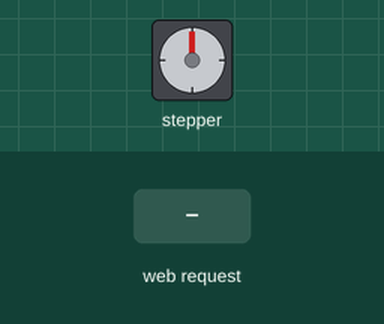
Simulated run of this sketch. Board: ESP8266 (NodeMCU). Parts: stepper motor. Inputs (shaded band) come from the test bench. WiFi joins after 1.5 s; servers stay silent unless stated; stepper angles assume 2048 steps per turn; what the sketch prints to the serial monitor is not drawn.

Above: at 2.7 s.
2.8 s: HTTP request GET /move?degrees=120 received
At 5.6 s:
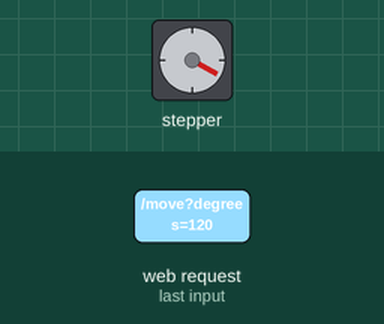
5.8 s: HTTP request GET /move?degrees=1 received
At 6.8 s:
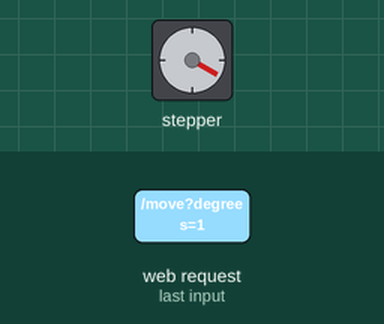
7.3 s: HTTP request GET /zero received
8.8 s: HTTP request GET /setpos?position=1 received
10.3 s: HTTP request GET /move?degrees=120&position=120 received
At 13.1 s:
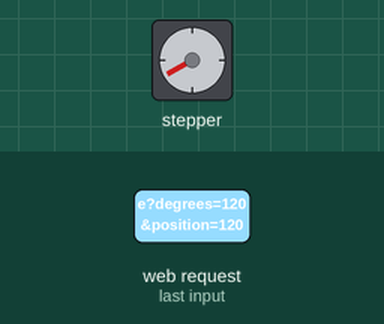
13.3 s: HTTP request GET /move?degrees=120 received
At 14.06 s:
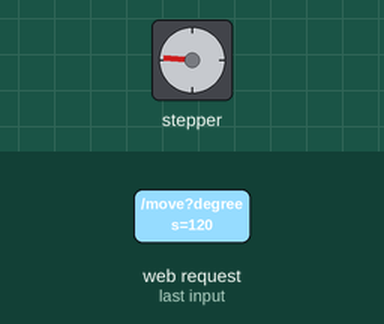
Timing chart, 0 to 16.9 s (numbered marks = the images above; inputs shaded):
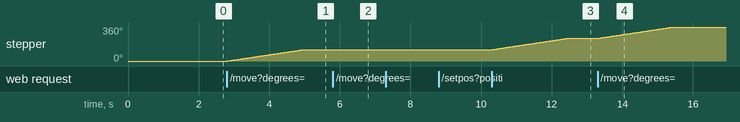

The sketch:

set_position.ino
```cpp
#include <ESP8266WiFi.h>
#include <ESP8266WebServer.h>
#include <Stepper.h>
#include "index_html.h"

// WiFi credentials
const char* ssid = "Flowers by Irene";
const char* password = "smileyhouse";

// Stepper motor setup
// 28BYJ-48 has 2048 steps per revolution (with gear reduction)
const int stepsPerRevolution = 2048;

// ULN2003 connection pins (adjust based on your wiring)
// Connect IN1, IN2, IN3, IN4 to these GPIO pins
#define IN1 D1  // GPIO5
#define IN2 D2  // GPIO4
#define IN3 D3  // GPIO0
#define IN4 D4  // GPIO2

// Initialize stepper library
Stepper myStepper(stepsPerRevolution, IN1, IN3, IN2, IN4);

// Web server on port 80
ESP8266WebServer server(80);

// Current position tracking
long currentPosition = 0;
long targetPosition = 0;

void setup() {
  Serial.begin(9600);
  delay(10);

  // Set motor speed (RPM)
  myStepper.setSpeed(10);

  // Connect to WiFi
  Serial.println();
  Serial.print("Connecting to ");
  Serial.println(ssid);

  WiFi.begin(ssid, password);

  while (WiFi.status() != WL_CONNECTED) {
    delay(500);
    Serial.print(".");
  }

  Serial.println();
  Serial.println("WiFi connected");
  Serial.print("IP address: ");
  Serial.println(WiFi.localIP());

  // Setup web server routes
  server.on("/", handleRoot);
  server.on("/move", handleMove);
  server.on("/status", handleStatus);
  server.on("/zero", handleZero);
  server.on("/setpos", handleSetPosition);
  server.onNotFound(handleNotFound);

  server.begin();
  Serial.println("HTTP server started");
}

void loop() {
  server.handleClient();

  // Non-blocking movement
  if (currentPosition != targetPosition) {
    if (currentPosition < targetPosition) {
      myStepper.step(1);
      currentPosition++;
    } else {
      myStepper.step(-1);
      currentPosition--;
    }

    // Normalize current position
    if (currentPosition >= stepsPerRevolution) {
      currentPosition = 0;
    }
    if (currentPosition < 0) {
      currentPosition = stepsPerRevolution - 1;
    }
    yield(); // Feed the watchdog
  }
}

// Root page with control interface
void handleRoot() {
  server.send_P(200, "text/html", INDEX_HTML);
}

// Handle lights


// Handle move command
void handleMove() {
  if (server.hasArg("degrees")) {
    float degrees = server.arg("degrees").toFloat();

    // Convert degrees to steps
    // 2048 steps = 360 degrees
    int steps = (int)(degrees * stepsPerRevolution / 360.0);

    Serial.print("Moving ");
    Serial.print(degrees);
    Serial.print(" degrees (");
    Serial.print(steps);
    Serial.println(" steps)");

    // Set target position (incremental)
    targetPosition += steps;

    // Normalize target position to 0-360 degrees (0-stepsPerRevolution)
    targetPosition = targetPosition % stepsPerRevolution;
    if (targetPosition < 0) {
      targetPosition += stepsPerRevolution;
    }

    String response = "Moving " + String(degrees) + " degrees...";
    server.send(200, "text/plain", response);
  } else {
    server.send(400, "text/plain", "Missing 'degrees' parameter");
  }
}

// Handle status request
void handleStatus() {
  float degrees = currentPosition * 360.0 / stepsPerRevolution;
  String json = "{\"position\":" + String(currentPosition) + ",\"degrees\":" + String(degrees, 1) + "}";
  server.send(200, "application/json", json);
}

// Handle zero calibration
void handleZero() {
  currentPosition = 0;
  targetPosition = 0;
  Serial.println("Position reset to zero");
  server.send(200, "text/plain", "Zero position set");
}

// Handle set position
void handleSetPosition() {
  if (server.hasArg("position")) {
    long newPosition = server.arg("position").toInt();

    // Normalize position
    newPosition = newPosition % stepsPerRevolution;
    if (newPosition < 0) {
      newPosition += stepsPerRevolution;
    }

    currentPosition = newPosition;
    targetPosition = newPosition;
    float degrees = currentPosition * 360.0 / stepsPerRevolution;

    Serial.print("Position set to: ");
    Serial.print(currentPosition);
    Serial.print(" steps (");
    Serial.print(degrees, 1);
    Serial.println(" degrees)");

    String response = "Position set to " + String(degrees, 1) + " degrees";
    server.send(200, "text/plain", response);
  } else {
    server.send(400, "text/plain", "Missing 'position' parameter");
  }
}

// Handle 404
void handleNotFound() {
  server.send(404, "text/plain", "Not Found");
}
```

index_html.h
```cpp
const char INDEX_HTML[] PROGMEM = R"===(
<!DOCTYPE html>
<html>
<head>
  <meta name='viewport' content='width=device-width, initial-scale=1'>
  <title>Red Viper Control</title>
  <style>
    body { font-family: Arial; text-align: center; margin-top: 20px; }
    input, select { padding: 10px; margin: 10px; font-size: 16px; }
    button { padding: 10px 20px; font-size: 16px; margin: 5px; cursor: pointer; }
    .status-container { display: flex; flex-wrap: wrap; justify-content: center; gap: 10px; margin-bottom: 20px; }
    .motor-status { border: 1px solid #ccc; padding: 10px; border-radius: 5px; min-width: 80px; }
    .selected { background-color: #e0f7fa; border-color: #00acc1; }
    .controls { border-top: 1px solid #eee; padding-top: 20px; }
  </style>
</head>
<body>
  <h1>Red Viper Control Panel</h1>

  <div class='status-container' id='status-container'>
    <!-- Motor statuses will be populated here -->
    Loading motors...
  </div>

  <div class='controls'>
    <label for='motor-select'>Selected Motor:</label>
    <select id='motor-select' onchange='updateSelection()'>
      <option value='0'>Motor 0</option>
      <option value='1'>Motor 1</option>
      <option value='2'>Motor 2</option>
      <option value='3'>Motor 3</option>
      <option value='4'>Motor 4</option>
    </select>

    <div>
      <input type='number' id='degrees' placeholder='Enter degrees' value='90'>
      <button onclick='moveMotor()'>Move</button>
    </div>
    <div>
      <button onclick='moveDegrees(90)'>+90</button>
      <button onclick='moveDegrees(-90)'>-90</button>
      <button onclick='moveDegrees(180)'>+180</button>
      <button onclick='moveDegrees(-180)'>-180</button>
    </div>

    <div style='margin-top: 20px; border-top: 1px solid #ccc; padding-top: 20px;'>
      <h3>Calibration</h3>
      <button onclick='setZero()' style='background: #4CAF50; color: white;'>Set Zero Position</button>
      <div style='margin-top: 10px;'>
        <input type='number' id='setpos' placeholder='Set position (degrees)' style='width: 150px;'>
        <button onclick='setPosition()'>Set Position</button>
      </div>
    </div>
  </div>

  <div id='log' style='margin-top:20px; color: #666;'></div>

  <script>
    let currentMotor = 0;

    function updateSelection() {
      currentMotor = document.getElementById('motor-select').value;
      // Highlight selected motor in status view
      document.querySelectorAll('.motor-status').forEach(el => {
        el.classList.remove('selected');
        if(el.id === 'motor-status-' + currentMotor) el.classList.add('selected');
      });
    }

    function log(msg) {
      document.getElementById('log').innerText = msg;
    }

    function moveMotor() {
      var deg = document.getElementById('degrees').value;
      moveDegrees(deg);
    }

    function moveDegrees(deg) {
      log('Moving Motor ' + currentMotor + '...');
      fetch('/move?motor=' + currentMotor + '&degrees=' + deg)
        .then(response => response.text())
        .then(data => {
          log(data);
          updateStatus();
        });
    }

    function updateStatus() {
      fetch('/status')
        .then(response => response.json())
        .then(data => {
          const container = document.getElementById('status-container');
          let html = '';
          data.motors.forEach(m => {
            const isSelected = m.id == currentMotor ? ' selected' : '';
            html += `<div id='motor-status-${m.id}' class='motor-status${isSelected}' onclick='selectMotor(${m.id})'>
              <strong>Motor ${m.id}</strong><br>
              ${m.degrees}&deg;
            </div>`;
          });
          container.innerHTML = html;

          // Ensure dropdown matches if changed externally or initially
          document.getElementById('motor-select').value = currentMotor;
        })
        .catch(err => console.error('Status update failed', err));
    }

    function selectMotor(id) {
      currentMotor = id;
      updateStatus(); // Refresh UI selection
    }

    function setZero() {
      log('Setting zero for Motor ' + currentMotor + '...');
      fetch('/zero?motor=' + currentMotor)
        .then(response => response.text())
        .then(data => {
          log(data);
          updateStatus();
        });
    }

    function setPosition() {
      var degrees = document.getElementById('setpos').value;
      if (degrees === '') {
        log('Please enter a position');
        return;
      }
      var steps = Math.round(degrees * 2048 / 360.0);
      log('Setting position for Motor ' + currentMotor + '...');
      fetch('/setpos?motor=' + currentMotor + '&position=' + steps)
        .then(response => response.text())
        .then(data => {
          log(data);
          updateStatus();
        });
    }

    // Update status immediately on load and then every 2 seconds
    updateStatus();
    setInterval(updateStatus, 2000);
  </script>
</body>
</html>
)===";
```

Measured:
- after the input at 2.8 s, stepper: turns 119° clockwise in 2.1 s, starting at once
- after the input at 7.3 s, every drawn part: stays the same
- after the input at 8.8 s, every drawn part: stays the same
- after the input at 10.3 s, stepper: turns 120° clockwise in 2.1 s, starting at once
- after the input at 13.3 s, stepper: turns 120° clockwise in 2.1 s, starting at once
